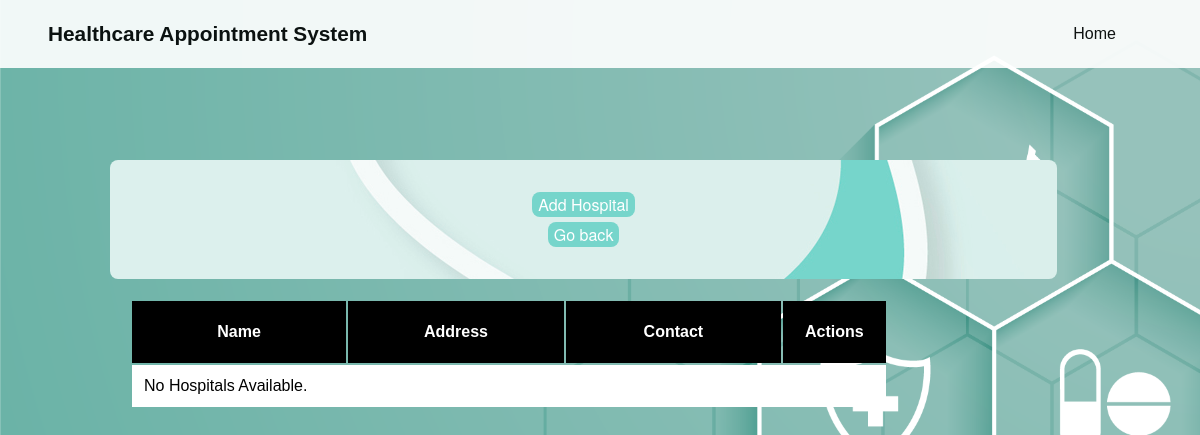
The app's page /change_hospitals.php, older data.
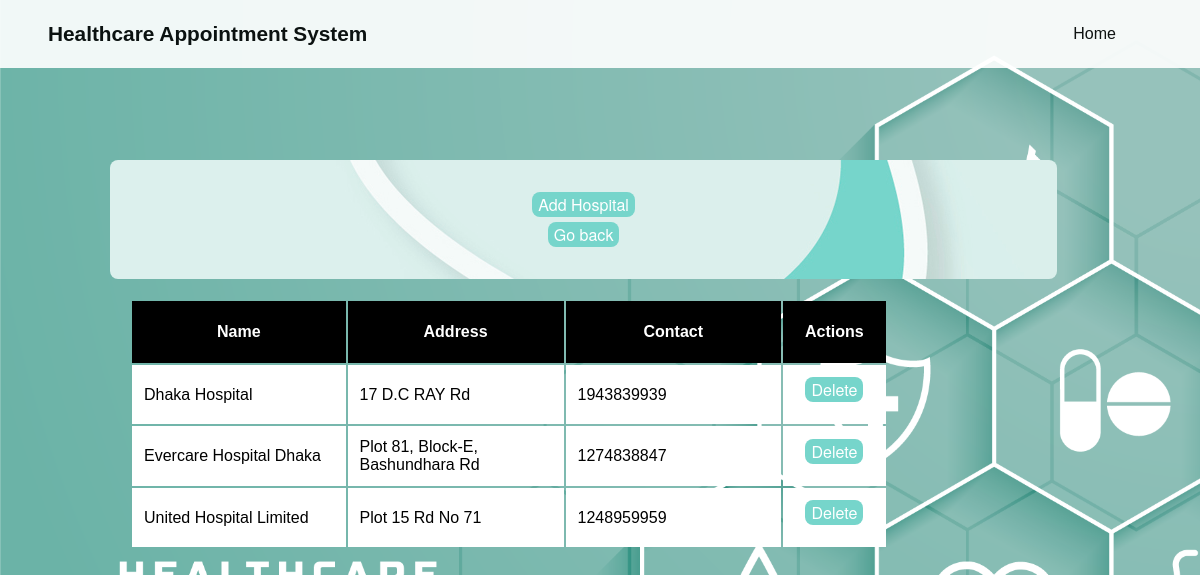
The same page, newer data.
### tables this page shows
CREATE TABLE `hospital` (
  `Name` varchar(40) NOT NULL,
  `Address` varchar(60) NOT NULL,
  `Contact` varchar(11) NOT NULL
);

### change_hospitals.php (the view, shortened to what this page needs)
<!DOCTYPE html>
<html lang="en">
<head>
    <link rel="stylesheet" href="styles/main_style.css">
    <link rel="stylesheet" href="styles/admin_table.css">
</head>
<body>
    <div class="container">
        <div class="main-content">
            <header class="header-main">
                <div class="wrapper">
                    <section class="logo">
                        <h1 class="header-title">Healthcare Appointment System</h1>
                    </section>
                    <nav class="nav-horizontal" id="topnav">
                        <a href="index.php">Home</a>
                    </nav>
                </div>
            </header>
            <main>
                <div class="wrapbox">
                    <article class="buttongroup">
                        <header>
                            <a href="forms/add_hospital.php"><button type="button">Add Hospital</button></a>
                            <a href="adminpage.php"><button style="margin-top:5px;" type="button">Go back</button></a>
                        </header>
                        <div class="table-container">
                            <table class="table">
                                <tr>
                                    <th class="no-select">Name</th>
                                    <th class="no-select">Address</th>
                                    <th class="no-select">Contact</th>
                                    <th class="no-select">Actions</th>
                                </tr>
                                <?php
                                require_once("php_scripts/connect.php");
                                $sql = "SELECT * FROM hospital";
                                $result = $conn->query($sql);
                                if ($result->num_rows > 0) {
                                    while ($row = $result->fetch_assoc()) {
                                        echo "<tr>";
                                        echo "<td>" . $row["Name"] . "</td>";
                                        echo "<td>" . $row["Address"] . "</td>";
                                        echo "<td>" . $row["Contact"] . "</td>";
                                        echo "<td>
                                                <form method='POST'>
                                                    <input type='hidden' name='name_key' value='" . $row["Name"] . "'>
                                                    <input type='hidden' name='address_key' value='" . $row["Address"] . "'>
                                                    <button type='submit'>Delete</button>
                                                </form>
                                            </td>";
                                        echo "</tr>";
                                    }
                                } else {
                                    echo "<tr><td colspan='5'>No Hospitals Available.</td></tr>";
                                }
                                ?>
                            </table>
                        </div>
                    </article>
                </div>
            </main>
        </div>
    </div>
</body>
</html>

Row changes from the older to the newer data that the page shows:
added hospital: Name "Dhaka Hospital", Address "17 D.C RAY Rd", Contact "1943839939"
added hospital: Name "Evercare Hospital Dhaka", Address "Plot 81, Block-E, Bashundhara Rd", Contact "1274838847"
added hospital: Name "United Hospital Limited", Address "Plot 15 Rd No 71", Contact "1248959959"
Text that changed along with them:
text no longer shown: "No Hospitals Available."
